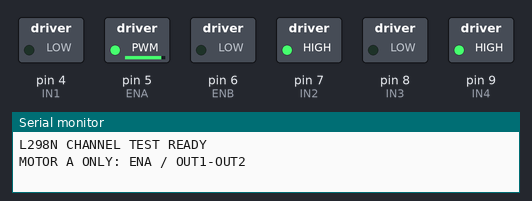
This sketch was run on a simulated Arduino Uno, built with avr-gcc and run on an emulated ATmega328P. Shown: switched loads named in the sketch (green lamp = pin HIGH), the last lines printed to the serial monitor.

Above: at 0.05 s.
At 4.5 s:
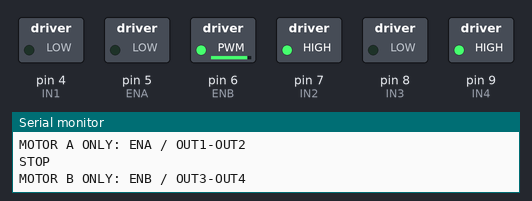
At 9.0 s:
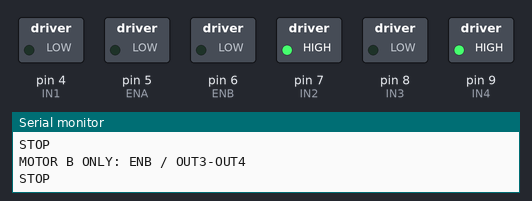
Timing chart, 0 to 11.7 s (numbered marks = the images above):
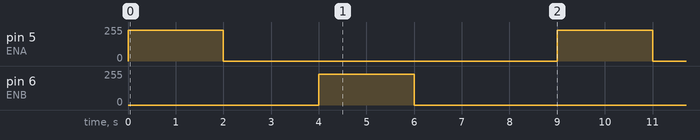

Measured:
- by itself, pin 5 (ENA), pin 6 (ENB): alternates 230/255 for 2.0 s and 0/255 for 7.0 s

The sketch:

l298n_channel_test.ino
```cpp
/*
  L298N Motor A/B Channel Test

  Motor A runs alone, stops, then Motor B runs alone.
  This test only drives forward. It never reverses.
*/

const byte ENA = 5;
const byte IN1 = 4;
const byte IN2 = 7;

const byte ENB = 6;
const byte IN3 = 8;
const byte IN4 = 9;

const int TEST_PWM = 230;

void stopBothChannels() {
  analogWrite(ENA, 0);
  analogWrite(ENB, 0);
}

void setup() {
  pinMode(ENA, OUTPUT);
  pinMode(IN1, OUTPUT);
  pinMode(IN2, OUTPUT);

  pinMode(ENB, OUTPUT);
  pinMode(IN3, OUTPUT);
  pinMode(IN4, OUTPUT);

  // Forward direction
  digitalWrite(IN1, LOW);
  digitalWrite(IN2, HIGH);

  digitalWrite(IN3, LOW);
  digitalWrite(IN4, HIGH);

  stopBothChannels();

  Serial.begin(9600);
  Serial.println("L298N CHANNEL TEST READY");
}

void loop() {
  // Test Motor A: OUT1 and OUT2
  Serial.println("MOTOR A ONLY: ENA / OUT1-OUT2");

  analogWrite(ENA, TEST_PWM);
  analogWrite(ENB, 0);

  delay(2000);

  stopBothChannels();
  Serial.println("STOP");

  delay(2000);

  // Test Motor B: OUT3 and OUT4
  Serial.println("MOTOR B ONLY: ENB / OUT3-OUT4");

  analogWrite(ENA, 0);
  analogWrite(ENB, TEST_PWM);

  delay(2000);

  stopBothChannels();
  Serial.println("STOP");

  delay(3000);
}
```
